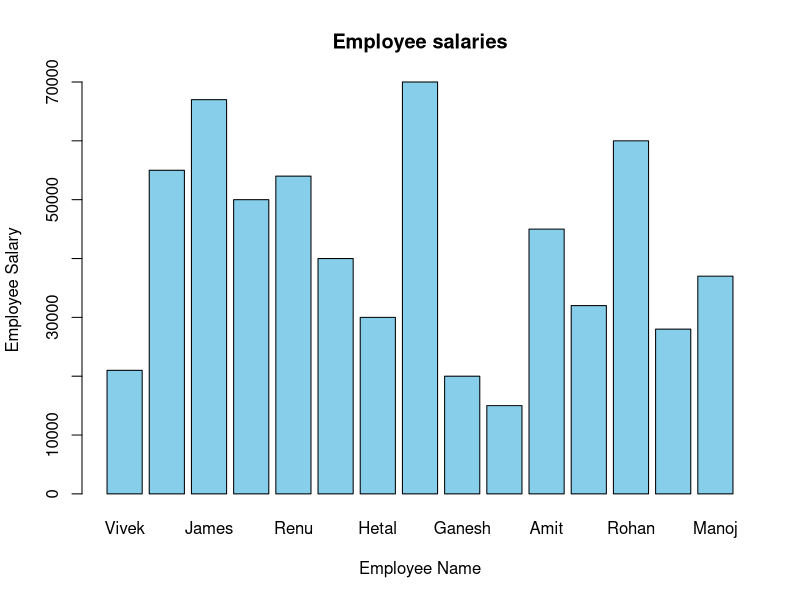

This chart was generated by the following R code:
salaries<- data.frame(
    Sr_No=1:10,
    Name=c("Vivek","Karan","James","Soham","Renu","Farah","Hetal","Mary","Ganesh","Krish"),
    Salary=c(21000,55000,67000,50000,54000,40000,30000,70000,20000,15000)
)
print(salaries)

new_salaries<-data.frame(
    Sr_No=11:15,
    Name=c("Amit","Nina","Rohan","Tina","Manoj"),
    Salary=c(45000,32000,60000,28000,37000)
    )
updated_salaries<-rbind(salaries,new_salaries)
print(updated_salaries)

pdf("question6.pdf")
barplot(updated_salaries$Salary,
names.arg=updated_salaries$Name,
main="Employee salaries",
xlab="Employee Name",
ylab="Employee Salary",
col="skyblue")